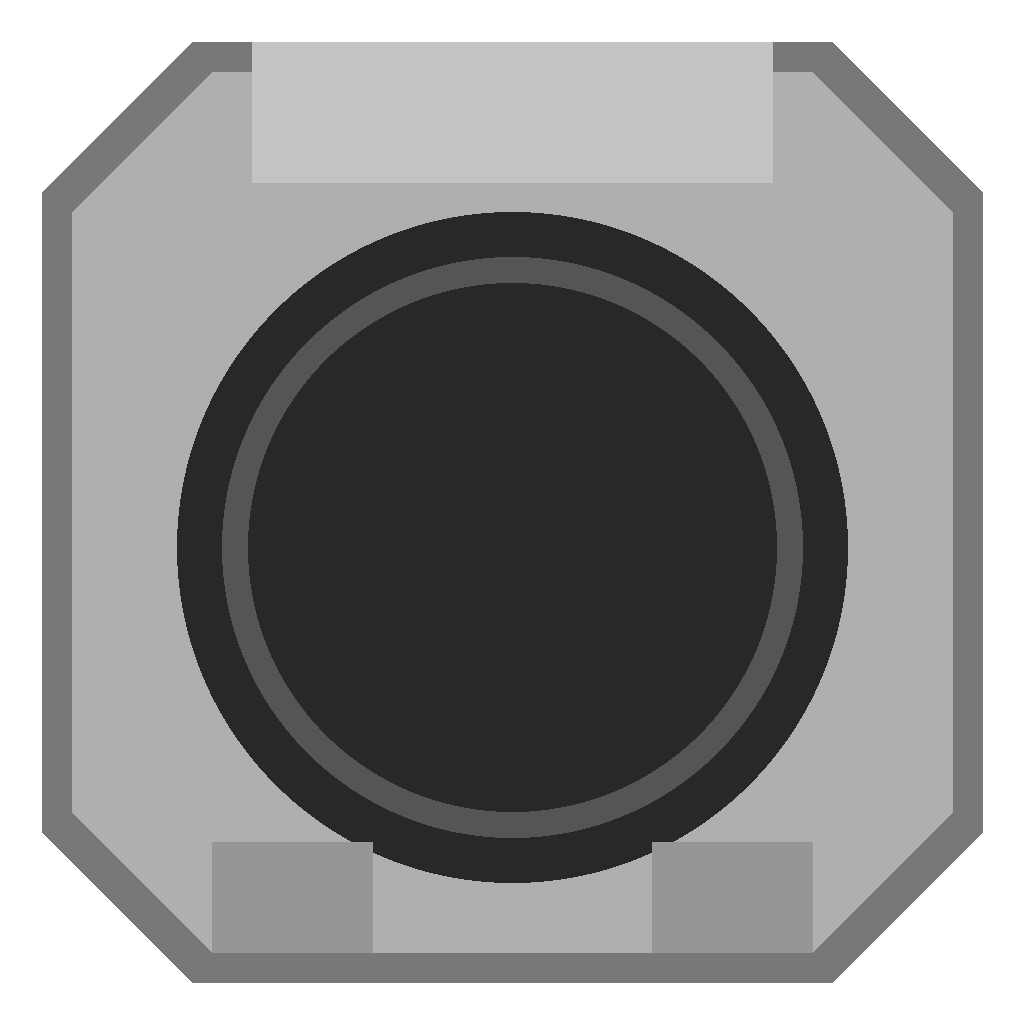

Here is the Python script that generated this plot:
"""Draw the silhouette guide for the open Hegemony barbette (hegemony-armor-line.md).

An open-topped armoured ring fixed to the hull, seen from straight above, its front toward the top of the canvas:
a chamfered octagonal outer wall (thicker across the front, the shield a raised launcher fires over), a wide open
well with a dark opaque deck and the turntable's bearing race in it, and two ammunition lockers on the rear wall.
The well is empty: the weapon and its turntable are separate layers drawn over it. The canvas is 1024 px and the
outer wall's flats are 940 px apart, so the sprite is cut to that square.
Run: python art-source/vehicles/turret-barbette/guide.py
"""
from pathlib import Path

from PIL import Image, ImageDraw

HERE = Path(__file__).resolve().parent
S = 1024
C = S // 2


def octagon(r: float, chamfer: float, dy: float = 0):
    a = r - chamfer
    return [(C - a, C - r + dy), (C + a, C - r + dy), (C + r, C - a + dy), (C + r, C + a + dy),
            (C + a, C + r + dy), (C - a, C + r + dy), (C - r, C + a + dy), (C - r, C - a + dy)]


def main() -> None:
    im = Image.new("RGBA", (S, S), (0, 0, 0, 0))
    d = ImageDraw.Draw(im)
    d.polygon(octagon(470, 150), fill=(120, 120, 120, 255))      # outer wall face
    d.polygon(octagon(440, 140), fill=(175, 175, 175, 255))      # wall top
    d.rectangle((C - 260, C - 470, C + 260, C - 330), fill=(195, 195, 195, 255))  # thick front shield
    d.ellipse((C - 335, C - 300, C + 335, C + 370), fill=(40, 40, 40, 255))       # open well, deck
    d.ellipse((C - 290, C - 255, C + 290, C + 325), outline=(85, 85, 85, 255), width=26)  # bearing race
    d.rectangle((C - 300, C + 330, C - 140, C + 440), fill=(150, 150, 150, 255))  # rear lockers
    d.rectangle((C + 140, C + 330, C + 300, C + 440), fill=(150, 150, 150, 255))
    im.save(HERE / "guide.png")


if __name__ == "__main__":
    main()
